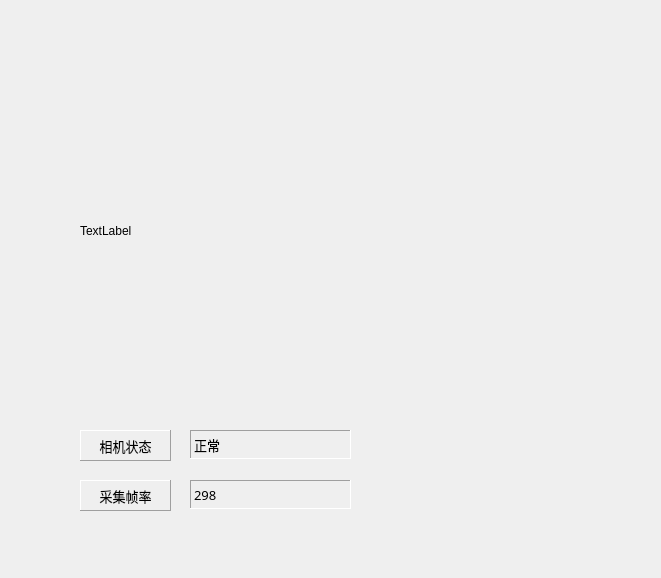
<?xml version="1.0" encoding="UTF-8"?>
<ui version="4.0">
 <class>ori_image</class>
 <widget class="QWidget" name="ori_image">
  <property name="geometry">
   <rect>
    <x>0</x>
    <y>0</y>
    <width>661</width>
    <height>578</height>
   </rect>
  </property>
  <property name="windowTitle">
   <string>ori_image</string>
  </property>
  <widget class="QLabel" name="label">
   <property name="geometry">
    <rect>
     <x>80</x>
     <y>50</y>
     <width>481</width>
     <height>361</height>
    </rect>
   </property>
   <property name="text">
    <string>TextLabel</string>
   </property>
  </widget>
  <widget class="QLabel" name="label_26">
   <property name="geometry">
    <rect>
     <x>80</x>
     <y>430</y>
     <width>91</width>
     <height>31</height>
    </rect>
   </property>
   <property name="font">
    <font>
     <family>Adobe Arabic</family>
     <pointsize>10</pointsize>
    </font>
   </property>
   <property name="frameShape">
    <enum>QFrame::Panel</enum>
   </property>
   <property name="frameShadow">
    <enum>QFrame::Raised</enum>
   </property>
   <property name="text">
    <string>相机状态</string>
   </property>
   <property name="alignment">
    <set>Qt::AlignCenter</set>
   </property>
  </widget>
  <widget class="QLabel" name="label_41">
   <property name="geometry">
    <rect>
     <x>190</x>
     <y>430</y>
     <width>161</width>
     <height>29</height>
    </rect>
   </property>
   <property name="font">
    <font>
     <family>SimSun-ExtB</family>
     <pointsize>10</pointsize>
    </font>
   </property>
   <property name="frameShape">
    <enum>QFrame::Panel</enum>
   </property>
   <property name="frameShadow">
    <enum>QFrame::Sunken</enum>
   </property>
   <property name="text">
    <string>正常</string>
   </property>
  </widget>
  <widget class="QLabel" name="label_27">
   <property name="geometry">
    <rect>
     <x>80</x>
     <y>480</y>
     <width>91</width>
     <height>31</height>
    </rect>
   </property>
   <property name="font">
    <font>
     <family>Adobe Arabic</family>
     <pointsize>10</pointsize>
    </font>
   </property>
   <property name="frameShape">
    <enum>QFrame::Panel</enum>
   </property>
   <property name="frameShadow">
    <enum>QFrame::Raised</enum>
   </property>
   <property name="text">
    <string>采集帧率</string>
   </property>
   <property name="alignment">
    <set>Qt::AlignCenter</set>
   </property>
  </widget>
  <widget class="QLabel" name="label_42">
   <property name="geometry">
    <rect>
     <x>190</x>
     <y>480</y>
     <width>161</width>
     <height>29</height>
    </rect>
   </property>
   <property name="font">
    <font>
     <family>SimSun-ExtB</family>
     <pointsize>10</pointsize>
    </font>
   </property>
   <property name="frameShape">
    <enum>QFrame::Panel</enum>
   </property>
   <property name="frameShadow">
    <enum>QFrame::Sunken</enum>
   </property>
   <property name="text">
    <string>298</string>
   </property>
  </widget>
 </widget>
 <resources/>
 <connections/>
</ui>
